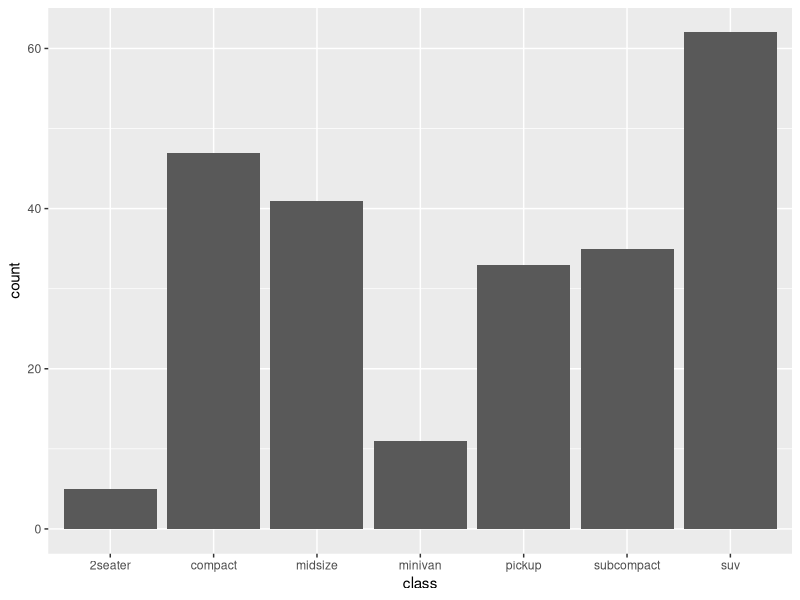
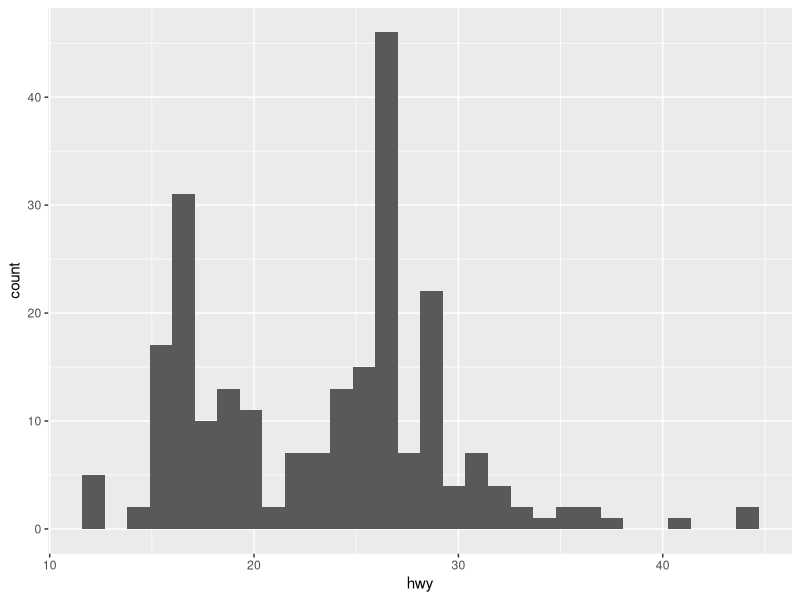
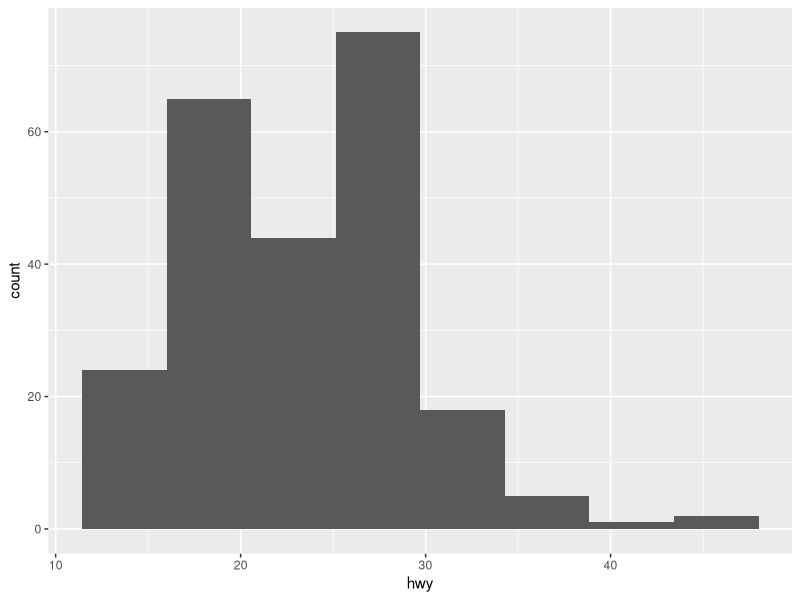
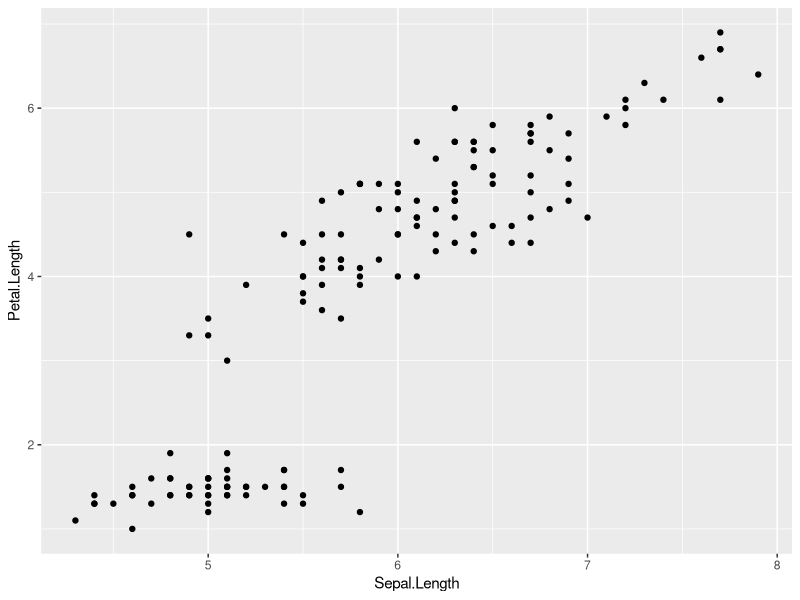
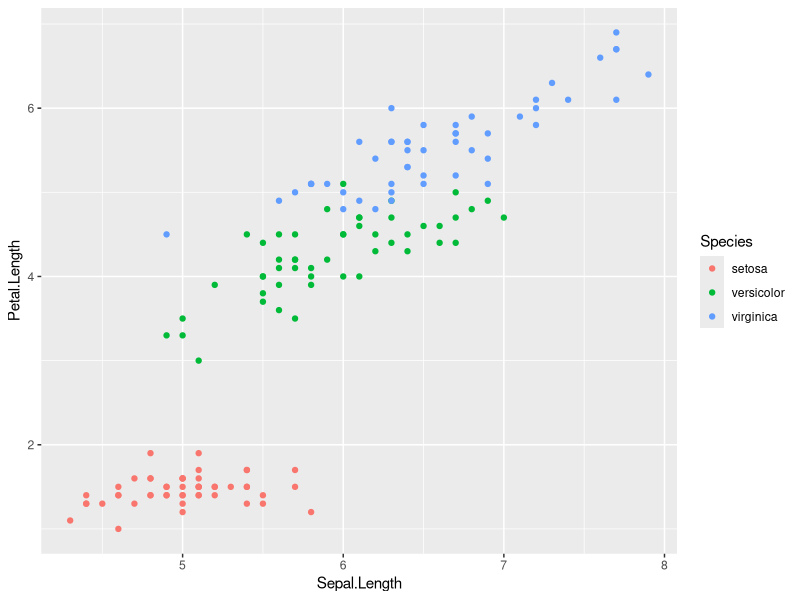
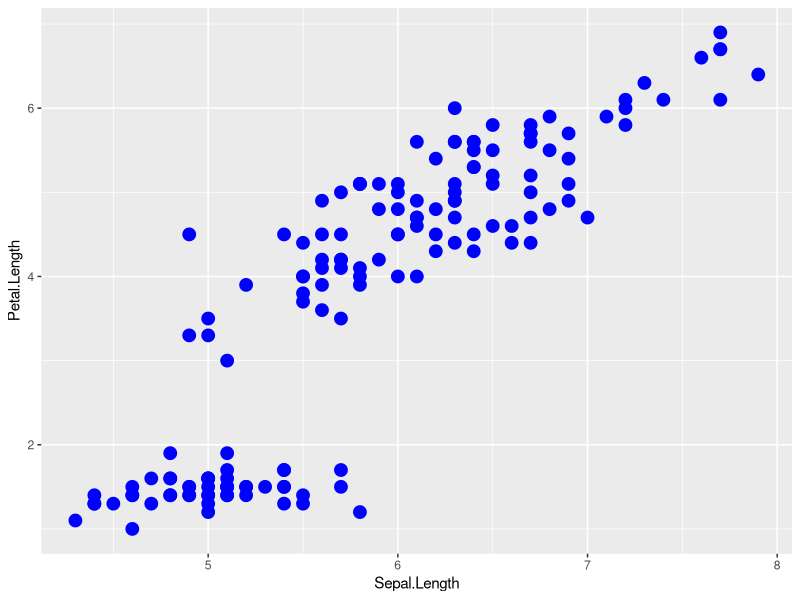
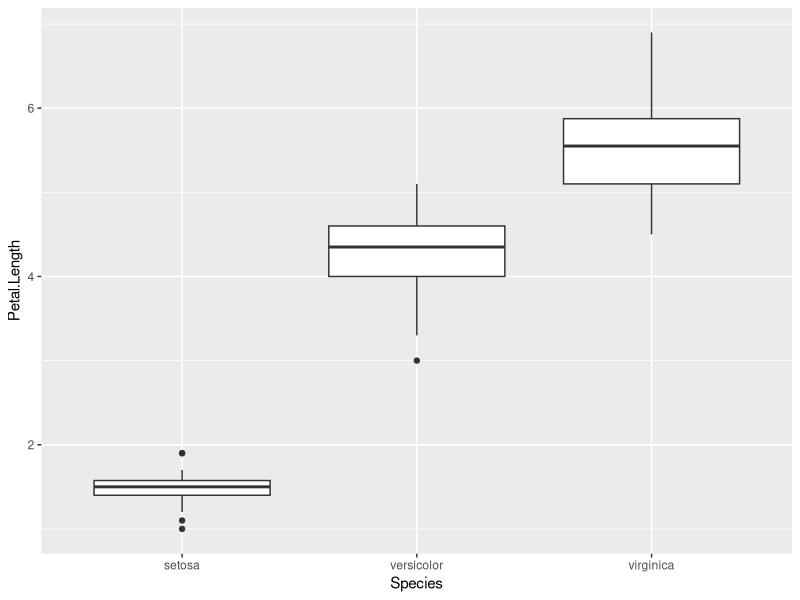

These charts were generated, in order, by the following R code:
## ---- chunk 1
data(mpg, package='ggplot2')  # load the dataset
str(mpg)                      # print out what columns are present
## ---- chunk 2
library(ggplot2)  # load the ggplot2 package!

ggplot(data=mpg, aes(x=class)) +
  geom_bar()
## ---- chunk 3
ggplot(mpg, aes(x=hwy)) + 
  geom_histogram()
## ---- chunk 4
ggplot(mpg, aes(x=hwy)) + 
  geom_histogram(bins=8)       # 8 bins
## ---- chunk 5
data(iris)  # load the iris dataset that comes with R
str(iris)   # what columns do we have to play with...
## ---- chunk 6
ggplot( data=iris, aes(x=Sepal.Length, y=Petal.Length) ) +  
	geom_point(  )
## ---- chunk 7
ggplot( data=iris, aes(x=Sepal.Length, y=Petal.Length, color=Species) ) +  
	geom_point(  )
## ---- chunk 8
ggplot( data=iris, aes(x=Sepal.Length, y=Petal.Length) ) +  
	geom_point( color='blue', size=4 )
## ---- chunk 9
ggplot(iris, aes(x=Species, y=Petal.Length)) +
  geom_boxplot()
